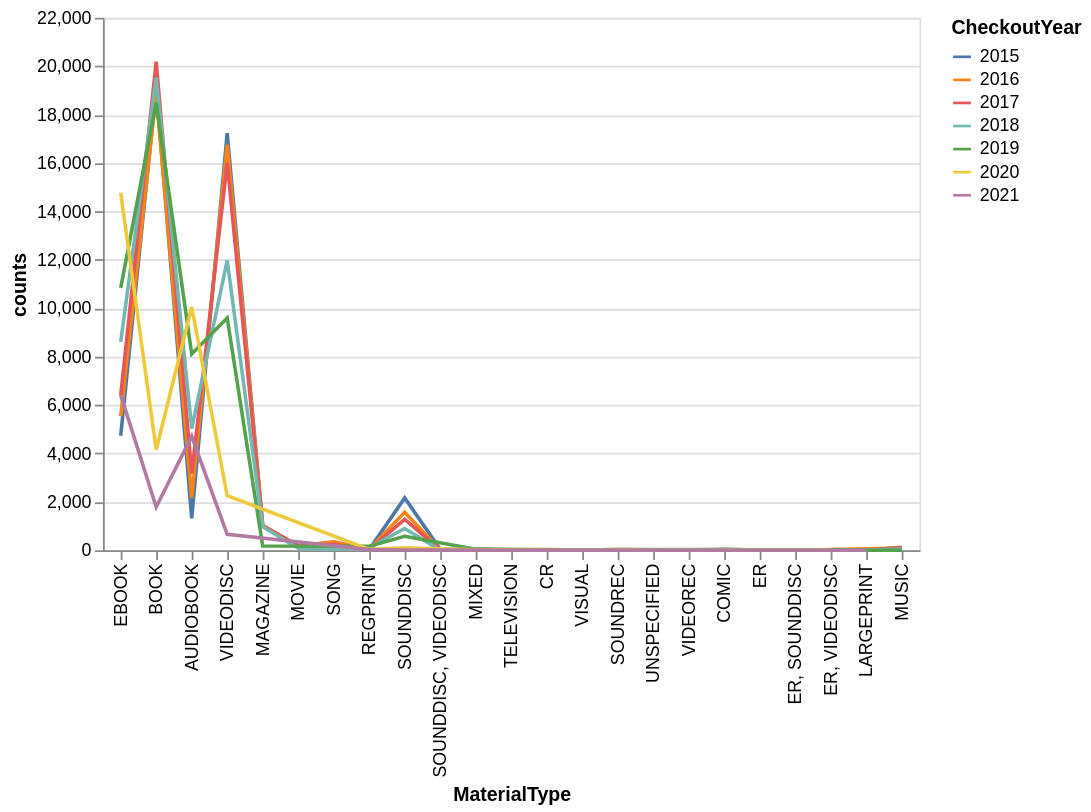

Write notebook code for a chart like this one.
### Markdown cell above
<a href="https://colab.research.google.com/github/cchan555/lis4693/blob/main/lab-3/ChanLab3Mar32026.ipynb" target="_parent"><img src="https://colab.research.google.com/assets/colab-badge.svg" alt="Open In Colab"/></a>

### Code cell
# Cody Chan
# Lab 3 Data Visualization using Altair

import altair as alt
import pandas as pd
import requests
import io

#
# Task 1: Using same 'Seattle Library Data', visualize atleast two different
# columns from the seattle_df dataframe
#
# Load in the dataset from GitHub
url = "https://raw.githubusercontent.com/manika-lamba/SP26-LIS4_5693/refs/heads/main/lab-assignments/lab-3/Seattle-Library_2015-2021.csv"
response = requests.get(url)
response.raise_for_status() # Raise exception for HTTP errors
# Convert downloaded text into readable dataframe
text = response.text
seattle_df = pd.read_csv(io.StringIO(text))
seattle_df # Display first few rows
# Group data by MaterialType and CheckedoutYear
seattle_material_grouped = seattle_df.groupby(
    ['MaterialType', 'CheckoutYear']).size().reset_index(name = 'counts')
# Provides visualization
chart1 = alt.Chart(seattle_material_grouped).mark_line().encode(
    x = alt.X('MaterialType', sort = '-y'),
    y = 'counts',
    color = 'CheckoutYear:N'
)
chart1

### Figure 1 — Vega-Lite specification as saved in the notebook (floating-point values rounded to 4 significant figures)
{"config": {"view": {"continuousWidth": 300, "continuousHeight": 300}}, "data": {"name": "data-73b297576c9ecbb755844259deeb97e5"}, "mark": {"type": "line"}, "encoding": {"color": {"field": "CheckoutYear", "type": "nominal"}, "x": {"field": "MaterialType", "sort": "-y", "type": "nominal"}, "y": {"field": "counts", "type": "quantitative"}}, "$schema": "https://vega.github.io/schema/vega-lite/v5.20.1.json", "datasets": {"data-73b297576c9ecbb755844259deeb97e5": [{"MaterialType": "AUDIOBOOK", "CheckoutYear": 2015, "counts": 1321}, {"MaterialType": "AUDIOBOOK", "CheckoutYear": 2016, "counts": 2163}, {"MaterialType": "AUDIOBOOK", "CheckoutYear": 2017, "counts": 3164}, {"MaterialType": "AUDIOBOOK", "CheckoutYear": 2018, "counts": 5027}, {"MaterialType": "AUDIOBOOK", "CheckoutYear": 2019, "counts": 8111}, {"MaterialType": "AUDIOBOOK", "CheckoutYear": 2020, "counts": 10050}, {"MaterialType": "AUDIOBOOK", "CheckoutYear": 2021, "counts": 4706}, {"MaterialType": "BOOK", "CheckoutYear": 2015, "counts": 19087}, {"MaterialType": "BOOK", "CheckoutYear": 2016, "counts": 18844}, {"MaterialType": "BOOK", "CheckoutYear": 2017, "counts": 20187}, {"MaterialType": "BOOK", "CheckoutYear": 2018, "counts": 19524}, {"MaterialType": "BOOK", "CheckoutYear": 2019, "counts": 18495}, {"MaterialType": "BOOK", "CheckoutYear": 2020, "counts": 4151}, {"MaterialType": "BOOK", "CheckoutYear": 2021, "counts": 1788}, {"MaterialType": "COMIC", "CheckoutYear": 2016, "counts": 1}, {"MaterialType": "COMIC", "CheckoutYear": 2017, "counts": 43}, {"MaterialType": "COMIC", "CheckoutYear": 2018, "counts": 39}, {"MaterialType": "CR", "CheckoutYear": 2015, "counts": 24}, {"MaterialType": "CR", "CheckoutYear": 2016, "counts": 25}, {"MaterialType": "CR", "CheckoutYear": 2017, "counts": 24}, {"MaterialType": "CR", "CheckoutYear": 2018, "counts": 18}, {"MaterialType": "CR", "CheckoutYear": 2019, "counts": 17}, {"MaterialType": "CR", "CheckoutYear": 2020, "counts": 4}, {"MaterialType": "EBOOK", "CheckoutYear": 2015, "counts": 4732}, {"MaterialType": "EBOOK", "CheckoutYear": 2016, "counts": 5540}, {"MaterialType": "EBOOK", "CheckoutYear": 2017, "counts": 6394}, {"MaterialType": "EBOOK", "CheckoutYear": 2018, "counts": 8607}, {"MaterialType": "EBOOK", "CheckoutYear": 2019, "counts": 10837}, {"MaterialType": "EBOOK", "CheckoutYear": 2020, "counts": 14769}, {"MaterialType": "EBOOK", "CheckoutYear": 2021, "counts": 6420}, {"MaterialType": "ER", "CheckoutYear": 2015, "counts": 8}, {"MaterialType": "ER", "CheckoutYear": 2016, "counts": 1}, {"MaterialType": "ER", "CheckoutYear": 2017, "counts": 10}, {"MaterialType": "ER", "CheckoutYear": 2018, "counts": 11}, {"MaterialType": "ER", "CheckoutYear": 2020, "counts": 2}, {"MaterialType": "ER", "CheckoutYear": 2021, "counts": 2}, {"MaterialType": "ER, SOUNDDISC", "CheckoutYear": 2015, "counts": 1}, {"MaterialType": "ER, SOUNDDISC", "CheckoutYear": 2016, "counts": 2}, {"MaterialType": "ER, SOUNDDISC", "CheckoutYear": 2017, "counts": 6}, {"MaterialType": "ER, SOUNDDISC", "CheckoutYear": 2018, "counts": 1}, {"MaterialType": "ER, VIDEODISC", "CheckoutYear": 2019, "counts": 8}, {"MaterialType": "ER, VIDEODISC", "CheckoutYear": 2020, "counts": 1}, {"MaterialType": "LARGEPRINT", "CheckoutYear": 2015, "counts": 6}, {"MaterialType": "LARGEPRINT", "CheckoutYear": 2017, "counts": 1}, {"MaterialType": "LARGEPRINT", "CheckoutYear": 2018, "counts": 9}, {"MaterialType": "LARGEPRINT", "CheckoutYear": 2019, "counts": 2}, {"MaterialType": "LARGEPRINT", "CheckoutYear": 2021, "counts": 1}, {"MaterialType": "MAGAZINE", "CheckoutYear": 2015, "counts": 1001}, {"MaterialType": "MAGAZINE", "CheckoutYear": 2016, "counts": 1033}, {"MaterialType": "MAGAZINE", "CheckoutYear": 2017, "counts": 1014}, {"MaterialType": "MAGAZINE", "CheckoutYear": 2018, "counts": 977}, {"MaterialType": "MAGAZINE", "CheckoutYear": 2019, "counts": 172}, {"MaterialType": "MIXED", "CheckoutYear": 2015, "counts": 24}, {"MaterialType": "MIXED", "CheckoutYear": 2016, "counts": 33}, {"MaterialType": "MIXED", "CheckoutYear": 2017, "counts": 32}, {"MaterialType": "MIXED", "CheckoutYear": 2018, "counts": 36}, {"MaterialType": "MIXED", "CheckoutYear": 2019, "counts": 46}, {"MaterialType": "MIXED", "CheckoutYear": 2020, "counts": 19}, {"MaterialType": "MIXED", "CheckoutYear": 2021, "counts": 5}, {"MaterialType": "MOVIE", "CheckoutYear": 2015, "counts": 143}, {"MaterialType": "MOVIE", "CheckoutYear": 2016, "counts": 172}, {"MaterialType": "MOVIE", "CheckoutYear": 2017, "counts": 198}, {"MaterialType": "MOVIE", "CheckoutYear": 2018, "counts": 83}, {"MaterialType": "MUSIC", "CheckoutYear": 2015, "counts": 105}, {"MaterialType": "MUSIC", "CheckoutYear": 2016, "counts": 97}, {"MaterialType": "MUSIC", "CheckoutYear": 2017, "counts": 125}, {"MaterialType": "MUSIC", "CheckoutYear": 2018, "counts": 54}, {"MaterialType": "MUSIC", "CheckoutYear": 2019, "counts": 1}, {"MaterialType": "REGPRINT", "CheckoutYear": 2015, "counts": 26}, {"MaterialType": "REGPRINT", "CheckoutYear": 2016, "counts": 46}, {"MaterialType": "REGPRINT", "CheckoutYear": 2017, "counts": 32}, {"MaterialType": "REGPRINT", "CheckoutYear": 2018, "counts": 114}, {"MaterialType": "REGPRINT", "CheckoutYear": 2019, "counts": 164}, {"MaterialType": "REGPRINT", "CheckoutYear": 2020, "counts": 36}, {"MaterialType": "REGPRINT", "CheckoutYear": 2021, "counts": 29}, {"MaterialType": "SONG", "CheckoutYear": 2015, "counts": 339}, {"MaterialType": "SONG", "CheckoutYear": 2016, "counts": 345}, {"MaterialType": "SONG", "CheckoutYear": 2017, "counts": 248}, {"MaterialType": "SONG", "CheckoutYear": 2018, "counts": 43}, {"MaterialType": "SOUNDDISC", "CheckoutYear": 2015, "counts": 2159}, {"MaterialType": "SOUNDDISC", "CheckoutYear": 2016, "counts": 1570}, {"MaterialType": "SOUNDDISC", "CheckoutYear": 2017, "counts": 1275}, {"MaterialType": "SOUNDDISC", "CheckoutYear": 2018, "counts": 899}, {"MaterialType": "SOUNDDISC", "CheckoutYear": 2019, "counts": 580}, {"MaterialType": "SOUNDDISC", "CheckoutYear": 2020, "counts": 98}, {"MaterialType": "SOUNDDISC", "CheckoutYear": 2021, "counts": 12}, {"MaterialType": "SOUNDDISC, VIDEODISC", "CheckoutYear": 2015, "counts": 38}, {"MaterialType": "SOUNDDISC, VIDEODISC", "CheckoutYear": 2016, "counts": 21}, {"MaterialType": "SOUNDDISC, VIDEODISC", "CheckoutYear": 2017, "counts": 24}, {"MaterialType": "SOUNDDISC, VIDEODISC", "CheckoutYear": 2018, "counts": 6}, {"MaterialType": "SOUNDREC", "CheckoutYear": 2015, "counts": 34}, {"MaterialType": "SOUNDREC", "CheckoutYear": 2016, "counts": 26}, {"MaterialType": "SOUNDREC", "CheckoutYear": 2017, "counts": 13}, {"MaterialType": "SOUNDREC", "CheckoutYear": 2018, "counts": 6}, {"MaterialType": "SOUNDREC", "CheckoutYear": 2019, "counts": 3}, {"MaterialType": "TELEVISION", "CheckoutYear": 2015, "counts": 7}, {"MaterialType": "TELEVISION", "CheckoutYear": 2016, "counts": 17}, {"MaterialType": "TELEVISION", "CheckoutYear": 2017, "counts": 5}, {"MaterialType": "TELEVISION", "CheckoutYear": 2018, "counts": 10}, {"MaterialType": "UNSPECIFIED", "CheckoutYear": 2021, "counts": 2}, {"MaterialType": "VIDEODISC", "CheckoutYear": 2015, "counts": 17230}, {"MaterialType": "VIDEODISC", "CheckoutYear": 2016, "counts": 16755}, {"MaterialType": "VIDEODISC", "CheckoutYear": 2017, "counts": 16006}, {"MaterialType": "VIDEODISC", "CheckoutYear": 2018, "counts": 11975}, {"MaterialType": "VIDEODISC", "CheckoutYear": 2019, "counts": 9596}, {"MaterialType": "VIDEODISC", "CheckoutYear": 2020, "counts": 2253}, {"MaterialType": "VIDEODISC", "CheckoutYear": 2021, "counts": 658}, {"MaterialType": "VIDEOREC", "CheckoutYear": 2017, "counts": 2}, {"MaterialType": "VISUAL", "CheckoutYear": 2015, "counts": 13}, {"MaterialType": "VISUAL", "CheckoutYear": 2016, "counts": 14}, {"MaterialType": "VISUAL", "CheckoutYear": 2017, "counts": 4}]}}
